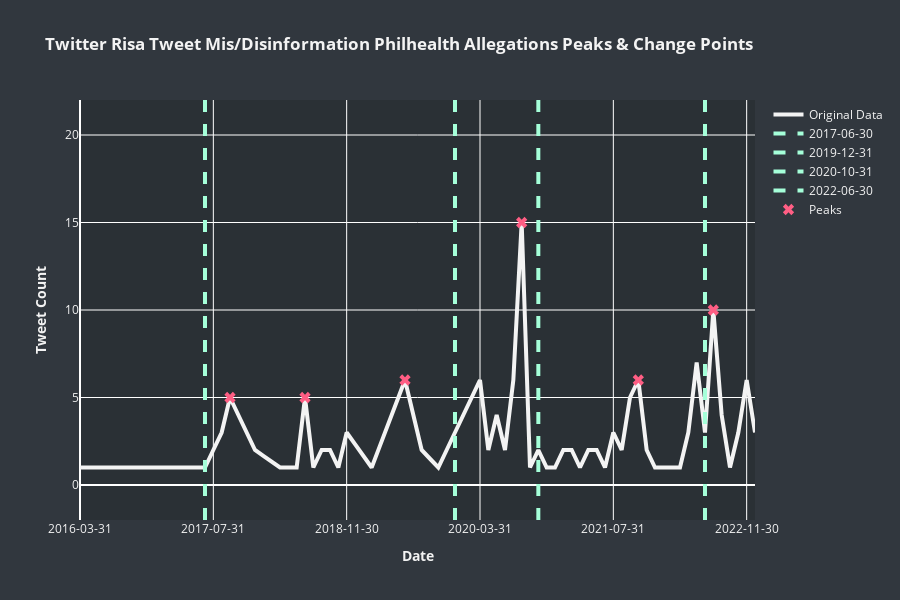

The notebook cell saved with this chart:
### Code cell
## Perform peak detection
from scipy.signal import find_peaks
import ruptures as rpt
import plotly.graph_objects as go

x = count_monthly['Date posted'].astype(np.int64) / 10**9  # Convert to seconds (UNIX epoch start)
x = x.values.reshape(-1, 1) 
y = count_monthly['count_linear']

peaks, _ = find_peaks(count_monthly['count_linear'],
                      height=5,  # height of peaks
                      width=0.5,       # width of peaks
                      threshold=1, # vertical distance to its neighboring samples
                      distance=7,   # minimal horizontal distance (>= 1) in samples between neighbouring peaks
                      prominence=1) # vertical distance between the peak and its lowest contour line

data = count_monthly['count_linear'].values

# Extract event timestamps
events = count_monthly.iloc[peaks]

# Change-point detection via Pelt algorithm
model = "rbf"
algo = rpt.Pelt(model=model).fit(data)
result = algo.predict(pen=.8)  # Adjust the penalty value based on your data

# Plot peaks
fig = go.Figure()

# Original data
fig.add_trace(go.Scatter(
  x=count_monthly.index,
  y=count_monthly['count_linear'],
  hovertext=count_monthly['Date posted'].dt.strftime('%Y-%m-%d'),
  mode='lines',
  name='Original Data',
  line=dict(
    color='#f3f3f3',
    width = 4
  )))

for cp_index in result[:-1]:
  x_1 = count_monthly.index[cp_index]
  y_1, y_2, y_3, y_4, y_5 = -2, 0, 2, 4, 5
  y_6, y_7, y_8, y_9, y_10 = 7, 10, 14, 18, 22

  fig.add_trace(go.Scatter(
    x=[x_1, x_1, x_1, x_1, x_1, x_1, x_1, x_1, x_1, x_1],
    y=[y_1, y_2, y_3, y_4, y_5, y_6, y_7, y_8, y_9, y_10],
    mode='lines',
    name=count_monthly['Date posted'].dt.strftime('%Y-%m-%d')[cp_index],
    hoverinfo='text',
    hovertext='Change at<br>%s'%count_monthly['Date posted'].dt.strftime('%Y-%m-%d')[cp_index],
    line=dict(color='#a5ffd9', width=4, dash='dash')))


# Peaks
fig.add_trace(go.Scatter(
  x=events.index,
  y=events['count_linear'],
  hovertext=events['Date posted'].dt.strftime('%Y-%m-%d'),
  mode='markers',
  name='Peaks',
  marker=dict(
    color='#ff5e84',
    size=10,
    symbol='x')))

fig.update_layout(height=600,
                  title='<span style = "color:#f3f3f3"><b>Twitter Risa Tweet Mis/Disinformation Philhealth Allegations Peaks & Change Points</b></span>',
                  xaxis=dict(title='<b>Date</b>', color = "#f3f3f3"),
                  yaxis=dict(title='<b>Tweet Count</b>', color = "#f3f3f3"),
                  yaxis_range=[-2, 22],
                  plot_bgcolor="#2A3035",
                  paper_bgcolor="#31373E",
                  font_color = "#f3f3f3")

xtv = np.arange(0,82,16)
xtt = count_monthly['Date posted'].dt.strftime('%Y-%m-%d')[xtv]
fig.update_xaxes(tickmode='array',
                 tickvals=xtv,
                 ticktext=xtt)

fig.show()

### Figure 1 — Plotly figure (JSON) as saved in the notebook; plotly's stock layout.template omitted (floating-point values rounded to 4 significant figures)
{"data": [{"hovertext": ["2016-03-31", "2016-04-30", "2016-05-31", "2016-06-30", "2016-07-31", "2016-08-31", "2016-09-30", "2016-10-31", "2016-11-30", "2016-12-31", "2017-01-31", "2017-02-28", "2017-03-31", "2017-04-30", "2017-05-31", "2017-06-30", "2017-07-31", "2017-08-31", "2017-09-30", "2017-10-31", "2017-11-30", "2017-12-31", "2018-01-31", "2018-02-28", "2018-03-31", "2018-04-30", "2018-05-31", "2018-06-30", "2018-07-31", "2018-08-31", "2018-09-30", "2018-10-31", "2018-11-30", "2018-12-31", "2019-01-31", "2019-02-28", "2019-03-31", "2019-04-30", "2019-05-31", "2019-06-30", "2019-07-31", "2019-08-31", "2019-09-30", "2019-10-31", "2019-11-30", "2019-12-31", "2020-01-31", "2020-02-29", "2020-03-31", "2020-04-30", "2020-05-31", "2020-06-30", "2020-07-31", "2020-08-31", "2020-09-30", "2020-10-31", "2020-11-30", "2020-12-31", "2021-01-31", "2021-02-28", "2021-03-31", "2021-04-30", "2021-05-31", "2021-06-30", "2021-07-31", "2021-08-31", "2021-09-30", "2021-10-31", "2021-11-30", "2021-12-31", "2022-01-31", "2022-02-28", "2022-03-31", "2022-04-30", "2022-05-31", "2022-06-30", "2022-07-31", "2022-08-31", "2022-09-30", "2022-10-31", "2022-11-30", "2022-12-31"], "line": {"color": "#f3f3f3", "width": 4}, "mode": "lines", "name": "Original Data", "type": "scatter", "x": [0, 1, 2, 3, 4, 5, 6, 7, 8, 9, 10, 11, 12, 13, 14, 15, 16, 17, 18, 19, 20, 21, 22, 23, 24, 25, 26, 27, 28, 29, 30, 31, 32, 33, 34, 35, 36, 37, 38, 39, 40, 41, 42, 43, 44, 45, 46, 47, 48, 49, 50, 51, 52, 53, 54, 55, 56, 57, 58, 59, 60, 61, 62, 63, 64, 65, 66, 67, 68, 69, 70, 71, 72, 73, 74, 75, 76, 77, 78, 79, 80, 81], "y": [1, 1, 1, 1, 1, 1, 1, 1, 1, 1, 1, 1, 1, 1, 1, 1, 2, 3, 5, 4, 3, 2, 1.667, 1.333, 1, 1, 1, 5, 1, 2, 2, 1, 3, 2.333, 1.667, 1, 2.25, 3.5, 4.75, 6, 4, 2, 1.5, 1, 2, 3, 4, 5, 6, 2, 4, 2, 6, 15, 1, 2, 1, 1, 2, 2, 1, 2, 2, 1, 3, 2, 5, 6, 2, 1, 1, 1, 1, 3, 7, 3, 10, 4, 1, 3, 6, 3]}, {"hoverinfo": "text", "hovertext": "Change at<br>2017-06-30", "line": {"color": "#a5ffd9", "dash": "dash", "width": 4}, "mode": "lines", "name": "2017-06-30", "type": "scatter", "x": [15, 15, 15, 15, 15, 15, 15, 15, 15, 15], "y": [-2, 0, 2, 4, 5, 7, 10, 14, 18, 22]}, {"hoverinfo": "text", "hovertext": "Change at<br>2019-12-31", "line": {"color": "#a5ffd9", "dash": "dash", "width": 4}, "mode": "lines", "name": "2019-12-31", "type": "scatter", "x": [45, 45, 45, 45, 45, 45, 45, 45, 45, 45], "y": [-2, 0, 2, 4, 5, 7, 10, 14, 18, 22]}, {"hoverinfo": "text", "hovertext": "Change at<br>2020-10-31", "line": {"color": "#a5ffd9", "dash": "dash", "width": 4}, "mode": "lines", "name": "2020-10-31", "type": "scatter", "x": [55, 55, 55, 55, 55, 55, 55, 55, 55, 55], "y": [-2, 0, 2, 4, 5, 7, 10, 14, 18, 22]}, {"hoverinfo": "text", "hovertext": "Change at<br>2022-06-30", "line": {"color": "#a5ffd9", "dash": "dash", "width": 4}, "mode": "lines", "name": "2022-06-30", "type": "scatter", "x": [75, 75, 75, 75, 75, 75, 75, 75, 75, 75], "y": [-2, 0, 2, 4, 5, 7, 10, 14, 18, 22]}, {"hovertext": ["2017-09-30", "2018-06-30", "2019-06-30", "2020-08-31", "2021-10-31", "2022-07-31"], "marker": {"color": "#ff5e84", "size": 10, "symbol": "x"}, "mode": "markers", "name": "Peaks", "type": "scatter", "x": [18, 27, 39, 53, 67, 76], "y": [5, 5, 6, 15, 6, 10]}], "layout": {"font": {"color": "#f3f3f3"}, "height": 600, "paper_bgcolor": "#31373E", "plot_bgcolor": "#2A3035", "title": {"text": "<span style = \"color:#f3f3f3\"><b>Twitter Risa Tweet Mis/Disinformation Philhealth Allegations Peaks & Change Points</b></span>"}, "xaxis": {"color": "#f3f3f3", "tickmode": "array", "ticktext": ["2016-03-31", "2017-07-31", "2018-11-30", "2020-03-31", "2021-07-31", "2022-11-30"], "tickvals": [0, 16, 32, 48, 64, 80], "title": {"text": "<b>Date</b>"}}, "yaxis": {"color": "#f3f3f3", "range": [-2, 22], "title": {"text": "<b>Tweet Count</b>"}}}}
